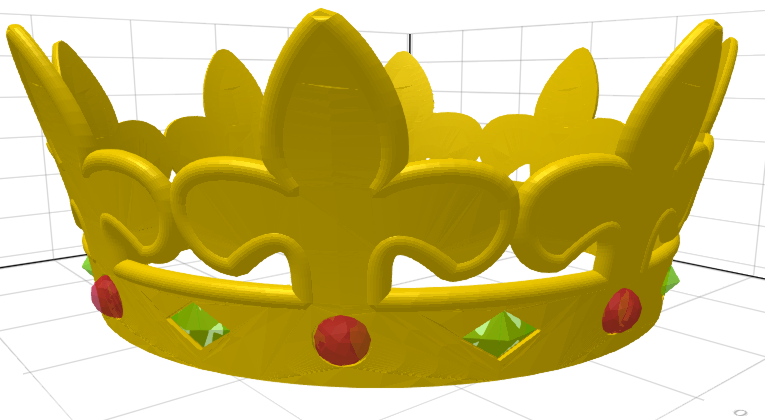

This figure's Julia source:
using ConstructiveGeometry
using StaticArrays
using FastClosures
using GLMakie

write_stls = false

b1(p0,u0,t0,p1,u1,t1,n) = ConstructiveGeometry.bezier(p0,p0+t0*u0,p1+t1*u1,p1,n)

# first define a half-fleurdelis shape using Bézier curves
demi_lis(n=15) = [0, 17.4] + .3*[1 0;0 -1]*([-271,-277]+polygon([
	b1([271,165],[20,18],0.5,[288,234],[10,-14],1.5,n)...,
	b1([288,234],[10,-9],1.,[342,249],[0,-10],3.,n)...,
	b1([342,249],[0,10],1.,[320,274],[15,0],1.,n)...,
	b1([320,274],[-15,-15],2.,[287,277],[0,-10],1.,n)...,
	[287,290],
	[360,290],
	[360,340],
	[271,340],
	]))
lis_w = 22.6
lis_t = 1.6
lis(n=15) = (demi_lis(n) ∪ [-1 0;0 1]*demi_lis(n))
# 15 points seems enough, compile the polygon for the fleurdelis:
lis_poly = polygon(lis(15))

# reserve space for inset stones:
tol = 0.2;
lozenge = polygon([[0,-4],[6,0],[0,4],[-6,0]]);
lozenge1 = offset(tol)*lozenge
pyramid = [0 0 1;1 0 0;0 1 0]*([lis_w,7.5,.8]+cone(3)*lozenge)
pyramid_stone = def*pyramid
write_stls && save("crown-pyramid.stl", rotate(90,axis=[0,-1,0])*pyramid_stone)

oval = [0 0 1;1 0 0;0 1 0]*([0,7.5,.8]+half(:top)*sphere(4))
oval_stone = def*oval
write_stls && save("crown-oval.stl", rotate(90,axis=[0,-1,0])*oval_stone)

# define the flat 3d shape of a section of the crown:
lis3d = surface([0 0 1;1 0 0;0 1 0]*(set_parameters(atol=1e-2,rtol=1e-3)*
  intersect(union(
		linear_extrude(lis_t)*lis_poly,
		sweep(lis_poly; miter_limit=10.)*half(:top)*circle(2),
# 	linear_extrude(1.6)*offset(-5)*lis
		),
	~([0,7.5,.8]+cylinder(10,4+tol)),
	~([lis_w,7.5,.8]+linear_extrude(10)*lozenge1),
	~([-lis_w,7.5,.8]+linear_extrude(10)*lozenge1),
	translate([-lis_w, 0, 0])*cube([2*lis_w, 1000, 100]))))

# and deform it by wrapping; ConstructiveGeometry wraps on a cylinder,
# here we use a 1-branch revolution hyperboloid:
function hyperboloid(r, (x,y,z))
	θ = y/r
	k = 1+(z+17.4)^2/2e4
	return SA[(x+r)*cos(θ)*k, (x+r)*sin(θ)*k, z]
end

N = 8
R = N*lis_w/π-.01
def = deform(@closure(p->hyperboloid(R, p));
	distance2=@closure((p,q)->ConstructiveGeometry.wrapsagitta(R, p,q)))
lis3d_def = def*lis3d
lis3d_def1 = surface(lis3d_def)
crown=union((rotate(45*i)*lis3d_def1 for i in 1:8)...)
crown1 = surface(crown)
write_stls && save("crown-main.stl", crown1)


# display a nice color image:
gold = colorant"gold"
ruby = coloralpha(colorant"crimson", .5)
emerald = coloralpha(colorant"chartreuse2", .5)

fullcrown = union(gold*crown1,
	ruby*union((rotate(45*i)*(def*oval) for i in 1:8)...),
	emerald*union((rotate(45*i)*(def*pyramid) for i in 1:8)...))

save("crown.png", plot(fullcrown))

nothing
